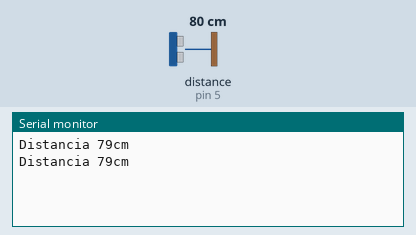
Simulated run of this sketch. Board: Arduino Uno, built with avr-gcc and run on an emulated ATmega328P. Parts: the last lines printed to the serial monitor. Wiring (inferred from the names in the program): ultrasonic range finder: trigger pin 6; echo pin 5. The test bench sets the inputs (shaded band); at power-on: distance to the obstacle (sensor on pin 5) 80 cm. The echo pulse lasts 58.3 µs per cm.

Above: at 1.8 s.
1.9 s: distance to the obstacle (sensor on pin 5) set to 2 cm
At 2.8 s:
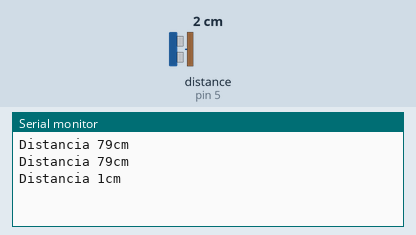
3.4 s: distance to the obstacle (sensor on pin 5) set to 4 cm
At 4.8 s:
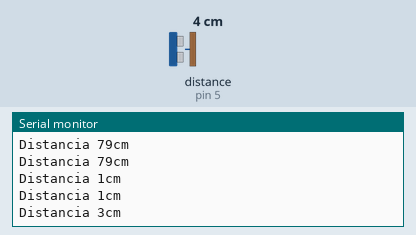
Timing chart, 0 to 6.4 s (numbered marks = the images above; inputs shaded):
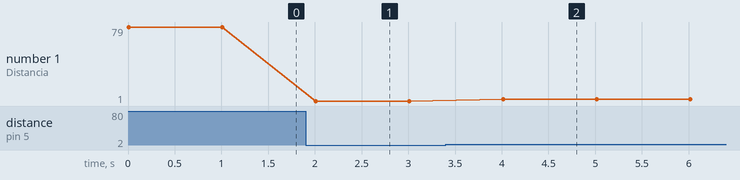

The sketch:

sketch_jan20a.ino
```cpp
const int EchoPin = 5;
const int TrigPin = 6;

void setup(){
  Serial.begin(9600);
  pinMode(TrigPin, OUTPUT);
  pinMode(EchoPin, INPUT);
  }
void loop(){
  int cm=ping(TrigPin,EchoPin);
  Serial.print("Distancia ");
  Serial.print(cm);
  Serial.println("cm");
  delay(1000);
  }
int ping(int TrigPin, int EchoPin){
  long duration, distance;
  digitalWrite(TrigPin, LOW);
  delayMicroseconds(4);
  digitalWrite(TrigPin, HIGH);
  delayMicroseconds(10);
  digitalWrite(TrigPin,LOW);
  duration = pulseIn(EchoPin,HIGH);
  distance=duration/(29.2*2);
  return distance;
  }
```

Measured:
- after the input at 1.9 s, the serial monitor: prints a new line after 0.11 s (image 1)
- after the input at 3.4 s, the serial monitor: prints a new line after 0.61 s (image 2)
- plotted number 1: 79 → 1 after the input at 1.9 s, 1 → 3 after the input at 3.4 s
